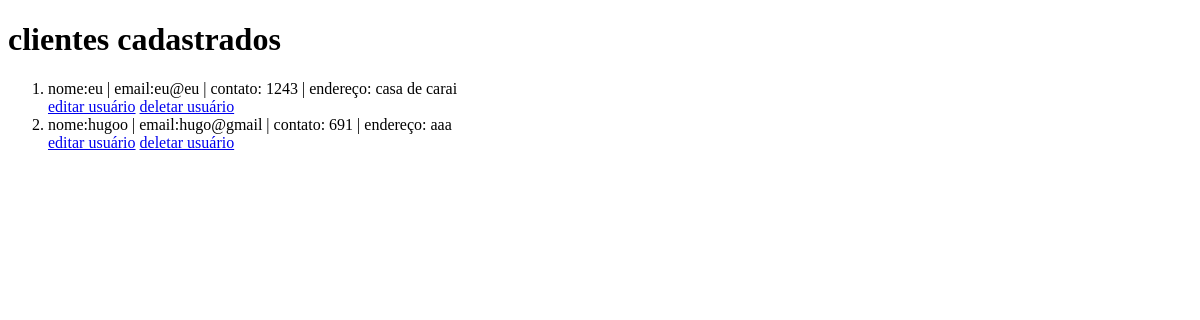
Page /clientes/ on the earlier database version.
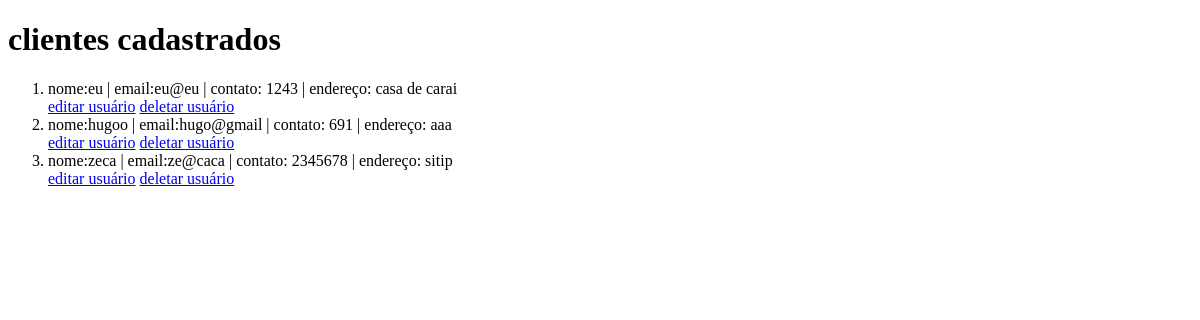
Same page on the later database version.
### models/clientes.py (models this page shows, shortened)
class Cliente(Base, UserMixin):
    __tablename__ = 'tb_clientes'
    cli_id:Mapped[int] = mapped_column(primary_key = True, autoincrement=True)
    cli_nome:Mapped[str] = mapped_column(nullable=False)
    cli_email:Mapped[str] = mapped_column(unique = True, nullable=False)
    cli_telefone:Mapped[str] = mapped_column(nullable=False)
    cli_endereco:Mapped[str] = mapped_column(nullable=False)
    vendas: Mapped[list["Venda"]] = relationship("Venda", back_populates="clientes")
    @classmethod
    def all(cls, ordem = "crescente"):
        if ordem == "crescente":
            direcao = "ASC"
        elif ordem == "decrescente":
            direcao = "DESC"
        sql = text(f"SELECT * FROM tb_clientes ORDER BY cli_nome {direcao}")
        clientes = session.execute(sql).fetchall()
        return clientes

### controllers/clientes.py (the view)
@cliente_bp.route('/', methods=['POST', 'GET'])
def view():
    if request.method == 'POST':
        ordem = request.form['ordem']
        clientes = Cliente.all(ordem=ordem)
    elif request.method == 'GET':
        clientes = Cliente.all()
    return render_template('clientes/view.html', clientes = clientes)

### templates/clientes/view.html (shortened to what this page needs)
{% extends "model.html" %}
{% block content %}
<h1>clientes cadastrados</h1>
<div>
    <ol>
        {% for cliente in clientes %}
            <li>nome:{{cliente.cli_nome}} | email:{{cliente.cli_email}} | contato: {{cliente.cli_telefone}} | endereço: {{cliente.cli_endereco}}</li>
            <a href="{{url_for('cliente.edit', cli_id=cliente.cli_id)}}">editar usuário</a>
            <a href="{{url_for('cliente.remove', cli_id=cliente.cli_id)}}">deletar usuário</a>
        {% endfor %}
    </ol>
</div>
{% endblock %}

Differences in the rows shown:
added Cliente: cli_nome "zeca", cli_email "ze@caca", cli_telefone "2345678", cli_endereco "sitip"
